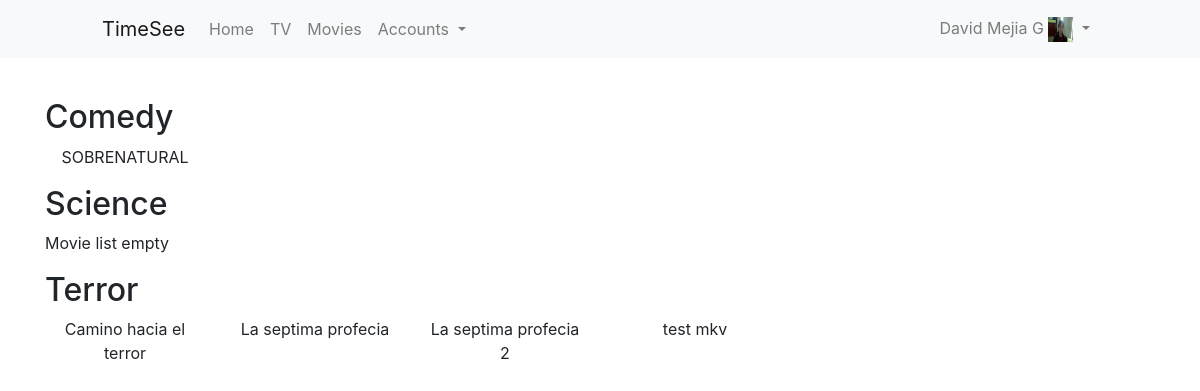
/movies/movies/ (signed in), run on an earlier commit of the app's database.
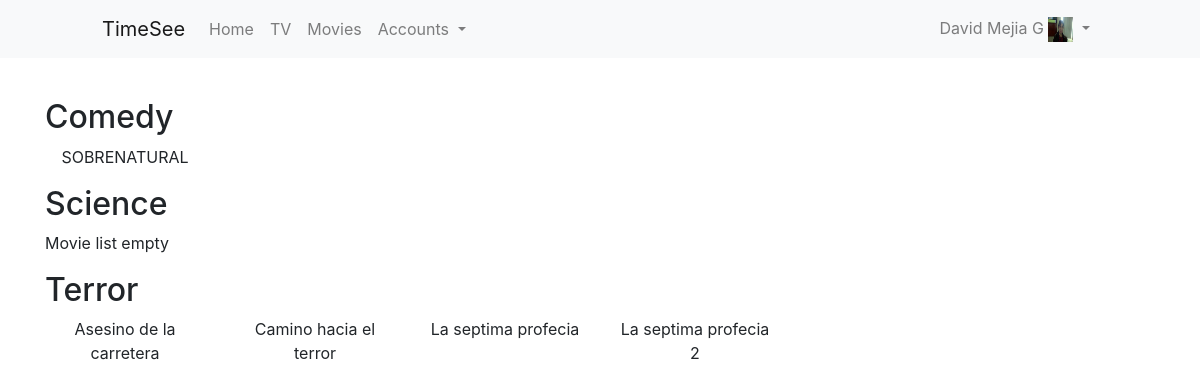
And on a later commit of the database.
### accounts/models.py (models this page shows, shortened)
class Profile(models.Model):
	country_choices = (
		("MX", "Mexico"),
		("USA", "United States of America"),
	)
	user = models.OneToOneField(User, on_delete=models.CASCADE)
	photo = models.ImageField(upload_to="users/%Y/%m/%d", blank=True, default="/userDefault.png")
	phone = models.CharField(max_length=13, blank=True, null=True)
	country = models.CharField(max_length=10, choices=country_choices)
	locked = models.BooleanField(default=False)
	monthly_payment = models.DecimalField(decimal_places=2, max_digits=5, null=True, blank=True)
	foreign_currency = models.CharField(max_length=10, null=True, blank=True)
	is_internet_client = models.BooleanField(default=False)
	free_trial_deadline = models.DateTimeField(null=True, blank=True)
	is_premium = models.BooleanField(default=False)

### movies/models.py (models this page shows, shortened)
class Category(models.Model):
	name = models.CharField(max_length=30)
	class Meta:
		ordering = ['name']
		verbose_name_plural = "categories"

class Movie(models.Model):
	category = models.ForeignKey(Category, related_name="category", on_delete=models.CASCADE)
	name = models.CharField(max_length=30)
	link = models.TextField()
	image = models.TextField()
	synopsis = models.TextField()
	year = models.IntegerField()
	duration = models.DurationField()
	slug = models.SlugField(max_length=200, unique=True)
	class Meta:
		ordering = ['name']

### movies/views.py (the view)
# urls.py: url('movies/$', views.MoviesListView.as_view(), name="MoviesList"),
class MoviesListView(View):
	@method_decorator(login_required)
	def get(self, request):
		template_name = 'movies/list_movies.html'
		categories = Category.objects.all()
		ListOfMoviesByCategory = []
		for category in categories:
			ListOfMoviesByCategory.append({'category': category.name, 'movies': Movie.objects.filter(category=category)})
		context = {
			'ListOfMoviesByCategory': ListOfMoviesByCategory,
		}
		return render(request, template_name, context)

### movies/templates/movies/list_movies.html (shortened to what this page needs)
{%extends 'base.html'%}
{%block content%}
	<div class="row">
		<div class="col-12">
		{%for MoviesByCategory in ListOfMoviesByCategory%}
			<h2>{{MoviesByCategory.category}}</h2>
			<div class="row">
			{%for movie in MoviesByCategory.movies%}
				<div class="col-4 col-sm-3 col-md-2">
					<p class="text-center">{{movie.name}}</p>
				</div>
			{%empty%}
				<div class="col-12">
					<p>Movie list empty</p>
				</div>
			{%endfor%}
			</div>
		{%endfor%}
		</div>
	</div>
{%endblock content%}

### templates/base.html (shortened to what this page needs)
{% load static%}
<!DOCTYPE html>
<html lang="en">
	<head>
		<link rel="stylesheet" type="text/css" href="{%static '/css/styles.css'%}">
    <link rel="stylesheet" href="https://maxcdn.bootstrapcdn.com/bootstrap/4.0.0/css/bootstrap.min.css">
	</head>
	<body>
<nav class="navbar navbar-expand-lg navbar-light bg-light">
  <a class="navbar-brand" href="{%if request.user.is_authenticated == False%}{%url 'main:Main'%}{%endif%}">TimeSee</a>
  {%if request.user.is_authenticated%}
  <div class="collapse navbar-collapse" id="navbarTogglerDemo02">
    <ul class="navbar-nav mr-auto mt-2 mt-lg-0">
      <li class="nav-item">
        <a class="nav-link" href="{%url 'accounts:Home'%}">Home <span class="sr-only">(current)</span></a>
      </li>
      <li class="nav-item">
        <a class="nav-link {%if request.user.profile.locked == True%}disabled{%endif%}" href="{%url 'TV:ChannelsList'%}">TV</a>
      </li>
      <li class="nav-item">
        <a class="nav-link {%if request.user.profile.locked == True%}disabled{%endif%}" href="{%url 'Movies:MoviesList'%}">Movies</a>
      </li>
      {%if request.user.is_staff%}
      <li class="nav-item dropdown">
        <a class="nav-link dropdown-toggle" href="#" id="navbarDropdownMenuLink" data-toggle="dropdown" aria-haspopup="true" aria-expanded="false">
        Accounts
        </a>
      </li>
      {%endif%}
    </ul>
    <ul class="navbar-nav ml-auto">
      <li class="nav-item dropdown">
        <a class="nav-link dropdown-toggle" href="#" id="navbarDropdownMenuLink" data-toggle="dropdown" aria-haspopup="true" aria-expanded="false">
          {{request.user.get_full_name}}
          <img src="{{request.user.profile.photo.url}}" class="myphoto">
        </a>
      </li>
    </ul>
  </div>
  {%endif%}
</nav>
		<section class="container content">
			{%block content%}
			{%endblock content%}
		</section>
	</body>
</html>

### static/css/styles.css (style rules this page uses)
.content, .sub-title { padding-top: 40px; }
.myphoto { height: 25px; width: 25px; }
@media screen and (min-width: 992px) { .navbar-brand { padding-left: 86px; } }
@media screen and (min-width: 992px) { .ml-auto { padding-right: 86px; } }

What changed in the data, as far as the page shows it:
changed Movie: name "test mkv" → "Asesino de la carretera"; moves up the list
